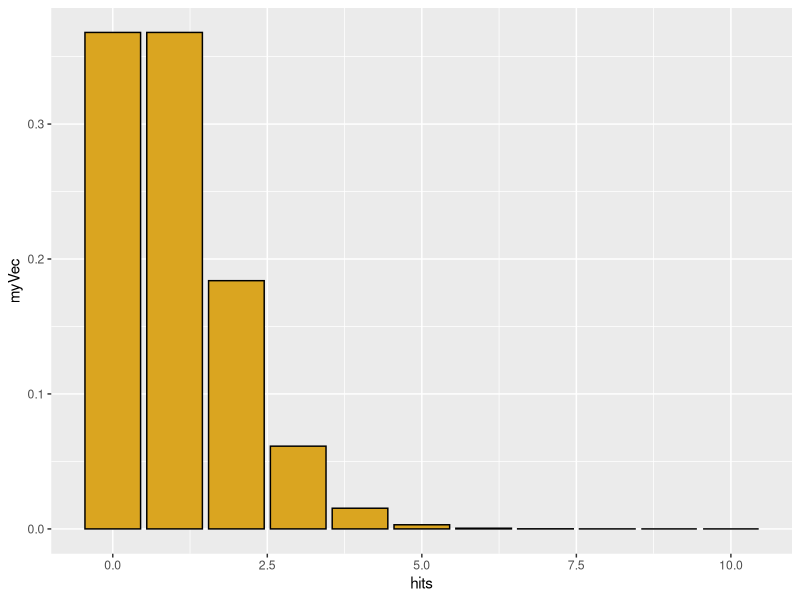
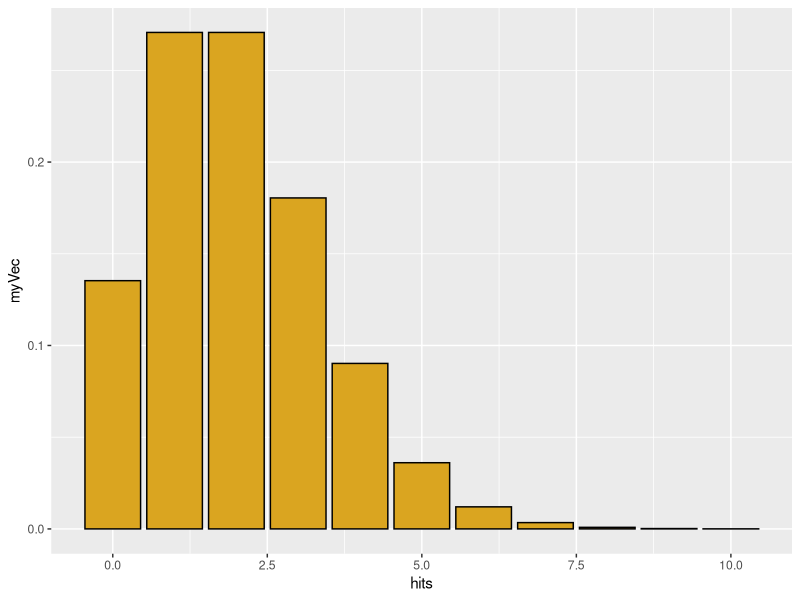
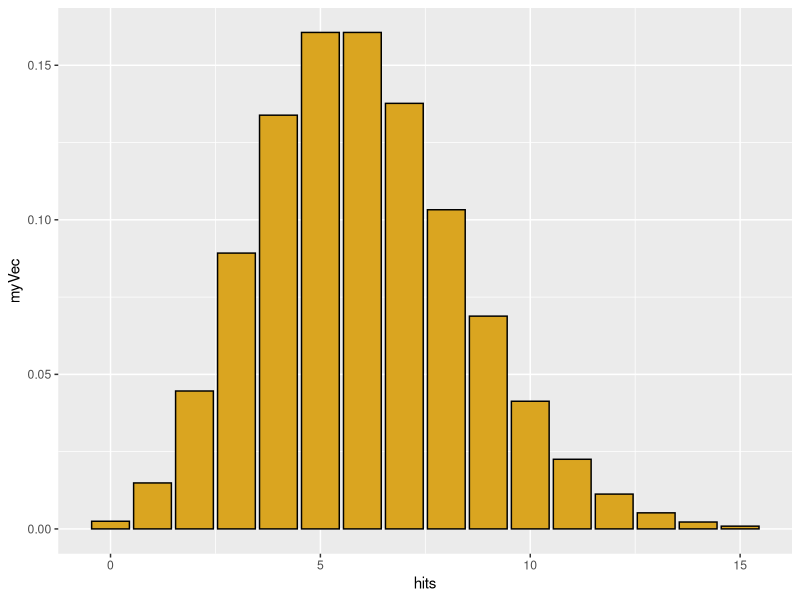
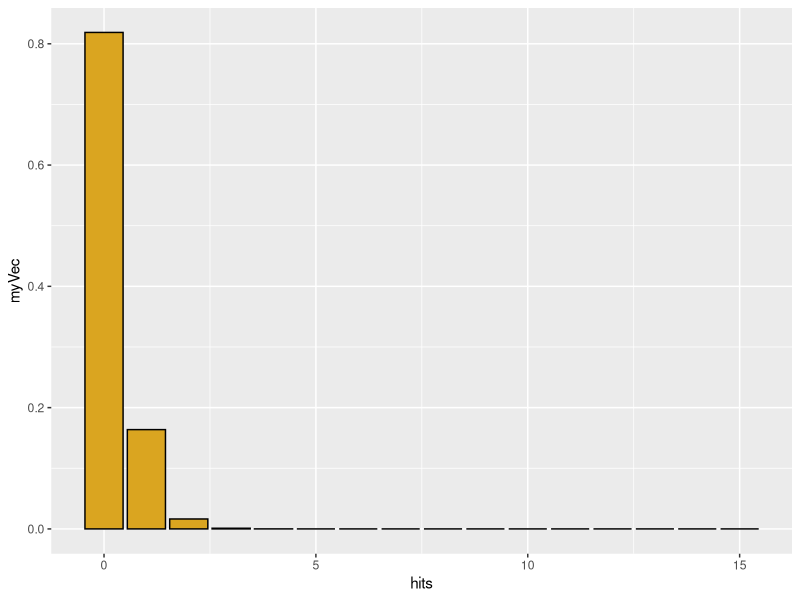
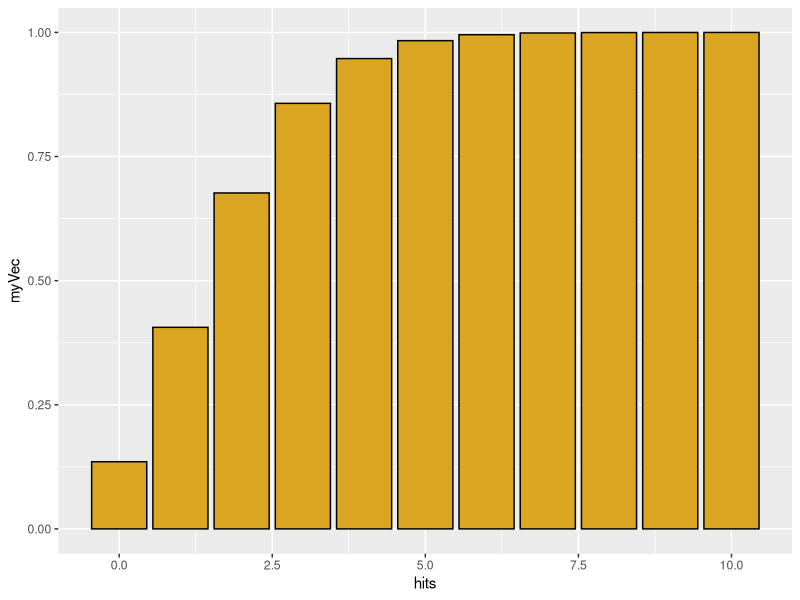
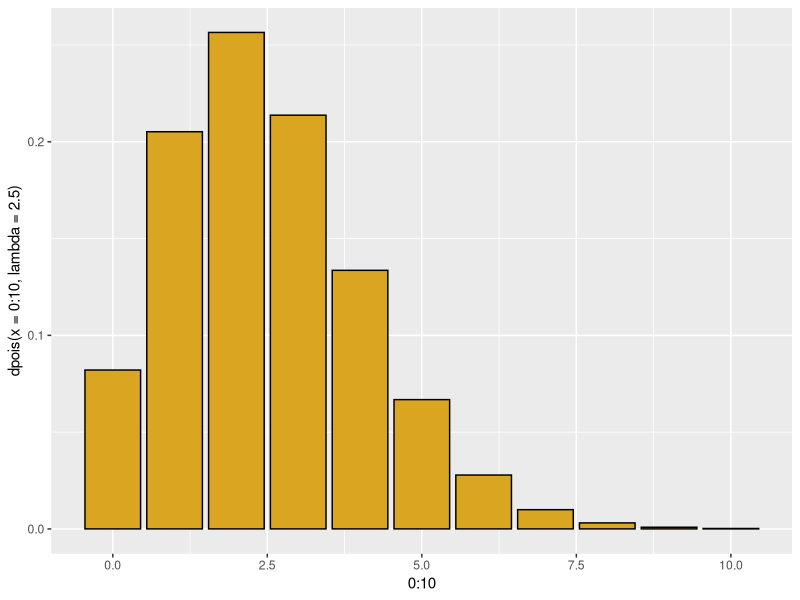
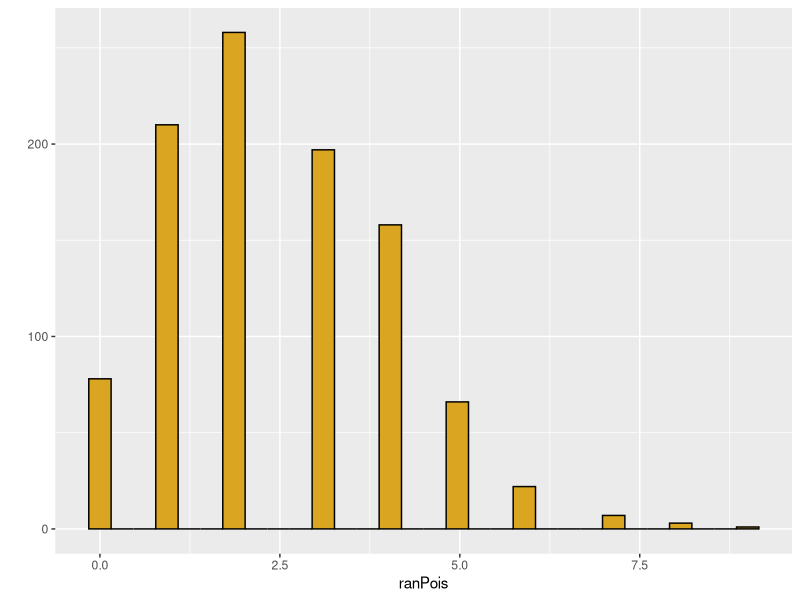
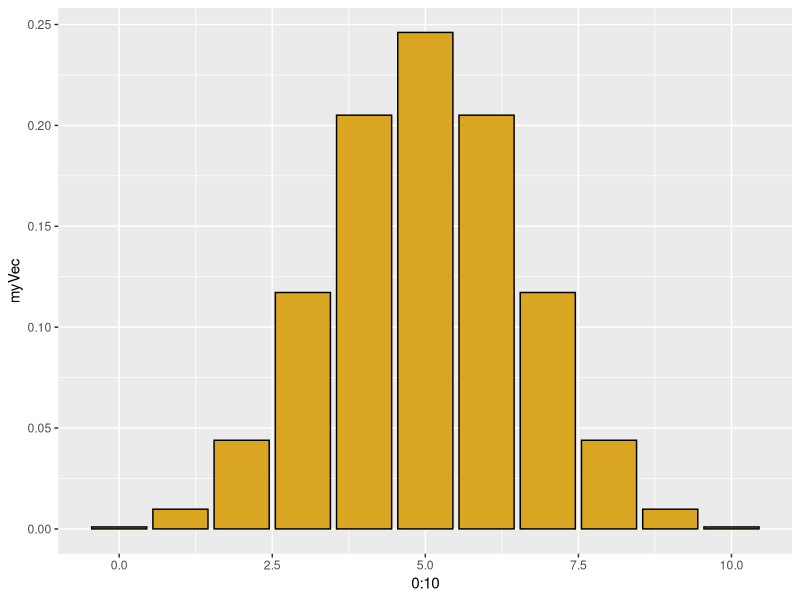

Here is the R script that generated these plots, in order:
## ---- chunk 1
knitr::opts_chunk$set(eval = FALSE)
## ---- chunk 2
library(ggplot2)
library(MASS)
#-------------------------------------------------
# Poisson distribution
# Discrete X >= 0
# Random events with a constant rate lambda
# (observations per time or per unit area)
# Parameter lambda > 0

# "d" function generates probability density
hits <- 0:10
myVec <- dpois(x=hits,lambda=1)
qplot(x=hits,y=myVec,geom="col",color=I("black"),fill=I("goldenrod"))

myVec <- dpois(x=hits,lambda=2)
qplot(x=hits,y=myVec,geom="col",color=I("black"),fill=I("goldenrod"))

hits <- 0:15
myVec <- dpois(x=hits,lambda=6)
qplot(x=hits,y=myVec,geom="col",color=I("black"),fill=I("goldenrod"))


hits <- 0:15
myVec <- dpois(x=hits,lambda=0.2)
qplot(x=hits,y=myVec,geom="col",color=I("black"),fill=I("goldenrod"))

sum(myVec)  # sum of density function = 1.0 (total area under curve)

# for a Poisson distribution with lambda=2, 
# what is the probability that a single draw will yield X=0?

dpois(x=0,lambda=2)

# "p" function generates cumulative probability density; gives the 
# "lower tail" cumulative area of the distribution

hits <- 0:10
myVec <- ppois(q=hits,lambda=2)
qplot(x=hits,y=myVec,geom="col",color=I("black"),fill=I("goldenrod"))


# for a Poisson distribution with lambda=2, 
# what is the probability of getting 1 or fewer hits?

ppois(q=1, lambda=2)


# We could also get this through dpois
p_0 <- dpois(x=0,lambda=2)
p_0
p_1 <- dpois(x=1,lambda=2)
p_1
p_0 + p_1


# The q function is the inverse of p
# What is the number of hits corresponding to 50% of the probability mass
qpois(p=0.5,lambda=2.5)
qplot(x=0:10,y=dpois(x=0:10,lambda=2.5),geom="col",color=I("black"),fill=I("goldenrod"))

# but distribution is discrete, so this is not exact
ppois(q=2,lambda=2.5)

# finally, we can simulate individual values from a poisson
ranPois <- rpois(n=1000,lambda=2.5)
qplot(x=ranPois,color=I("black"),fill=I("goldenrod"))


# for real or simulated data, we can use the quantile
# function to find the empirical  95% confidence interval on the data

quantile(x=ranPois,probs=c(0.025,0.975))
## ---- chunk 3
#-------------------------------------------------
# Binomial distribution
# p = probability of a dichotomous outcome
# size = number of trials
# x = possible outcomes
# outcome x is bounded between 0 and number of trials

# use "d" binom for density function
hits <- 0:10
myVec <- dbinom(x=hits,size=10,prob=0.5)
qplot(x=0:10,y=myVec,geom="col",color=I("black"),fill=I("goldenrod"))



# and how does this compare to an actual simulation of 50 tosses of 100 coins?

myCoins <- rbinom(n=50,size=100,prob=0.5)
qplot(x=myCoins,color=I("black"),fill=I("goldenrod"))
quantile(x=myCoins,probs=c(0.025,0.975))

## ---- chunk 4
#-------------------------------------------------
# negative binomial: number of failures (values of MyVec)
# in a series of (Bernouli) with p=probability of success 
# before a target number of successes (= size)
# generates a discrete distribution that is more 
# heterogeneous ("overdispersed") than Poisson
hits <- 0:40
myVec <- dnbinom(x=hits, size=5, prob=0.5)
qplot(x=hits,y=myVec,geom="col",color=I("black"),fill=I("goldenrod"))

# geometric series is a special case where N= 1 success
# each bar is a constant fraction 1 - "prob" of the bar before it
myVec <- dnbinom(x=hits, size=1, prob=0.1)
qplot(x=hits,y=myVec,geom="col",color=I("black"),fill=I("goldenrod"))


# alternatively specify mean = mu of distribution and size, 
# the dispersion parameter (small is more dispersed)
# this gives us a poisson with a lambda value that varies
# the dispersion parameter is the shape parameter in the gamma
# as it increases, the distribution has a smaller variance
# just simulate it directly

nbiRan <- rnbinom(n=1000,size=10,mu=5)
qplot(nbiRan,color=I("black"),fill=I("goldenrod"))

nbiRan <- rnbinom(n=1000,size=0.1,mu=5)
qplot(nbiRan,color=I("black"),fill=I("goldenrod"))
## ---- chunk 5
library(MASS)
data <- c(100,100,104,99)
z <- fitdistr(data,"normal")
print(z)
## ---- chunk 6

frog_data <- c(30.15,26.3,27.5,22.9,27.8,26.2)

# get and print model parameters assuming a normal distribution
z<- fitdistr(frog_data,"normal")
print(z)

# plot the density function for the normal and annotate the plot with the original data
x <- 1:100
g_density <- dnorm(x=x,mean=z$estimate["mean"],sd=z$estimate["sd"])
qplot(x,g_density,geom="line") + annotate(geom="point",x=frog_data,y=0.001)   
 
# now do the same for a gamma distribution, which has a shape and rate parameter as outputs from fitdistr
z<- fitdistr(frog_data,"gamma")
print(z)

# plot the density function for the gamma and annotate the plot with the original data
x <- 1:100
g_density <- dgamma(x=x,shape=z$estimate["shape"],rate=z$estimate["rate"])
qplot(x,g_density,geom="line") + annotate(geom="point",x=frog_data,y=0.001,color="red")   
## ---- chunk 7

frog_data <- c(30.15,26.3,27.5,22.9,27.8,26.2)
outlier <- 0.050
frog_data <- c(frog_data,outlier)

# get and print model parameters assuming a normal distribution
z<- fitdistr(frog_data,"normal")
print(z)

# plot the density function for the normal and annotate the plot with the original data
x <- 1:100
g_density <- dnorm(x=x,mean=z$estimate["mean"],sd=z$estimate["sd"])
qplot(x,g_density,geom="line") + annotate(geom="point",x=frog_data,y=0.001)   
 
# now do the same for a gamma distribution, which has a shape and rate parameter as outputs from fitdistr
z<- fitdistr(frog_data,"gamma")
print(z)

# plot the density function for the gamma and annotate the plot with the original data
x <- 1:100
g_density <- dgamma(x=x,shape=z$estimate["shape"],rate=z$estimate["rate"])
qplot(x,g_density,geom="line") + annotate(geom="point",x=frog_data,y=0.001,color="red")   
